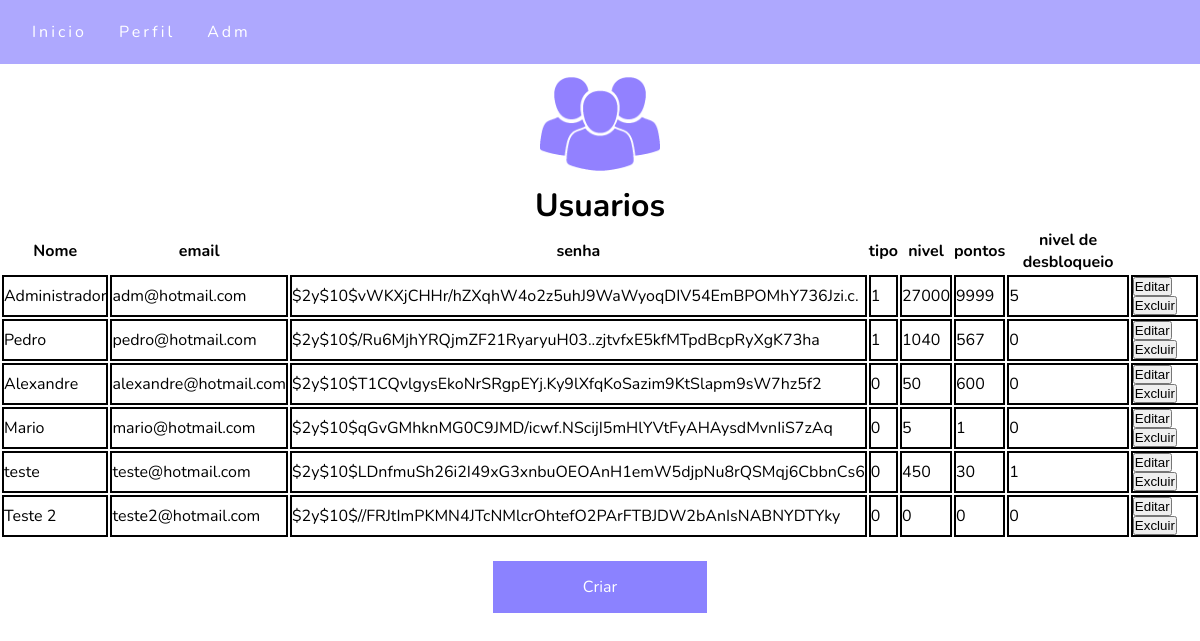
The page /pags_adm/usuarios.php (signed in) on the database its author committed.
### tables this page shows
CREATE TABLE `usuarios` (
  `id` int(11) NOT NULL,
  `nome` varchar(150) NOT NULL,
  `email` varchar(100) NOT NULL,
  `senha` varchar(255) NOT NULL COMMENT 'password_hash\r\npassword_verify',
  `tipo` tinyint(1) NOT NULL COMMENT 'norma/adm',
  `nivel` int(4) NOT NULL,
  `pontos` int(4) NOT NULL,
  `nivel_desbloqueio` int(4) NOT NULL,
  `recuperar_senha` varchar(255) DEFAULT NULL
);

### pags_adm/usuarios.php (the view, shortened to what this page needs)
<html>
    <head>
        <link rel="stylesheet" href="../css/style.css">
    </head>
    <body>
        <?php
        include("../Controller/header.php");
        ?>
        <div class="logo">
            <img src="../images/usuarios.png">
        </div>
        <div>
            <h1>Usuarios</h1>
            <?php
            include_once('../Controller/conexao.php');
            $sql = "SELECT * from usuarios ORDER BY id ASC";
            $res = $conexao ->query($sql);
            $qtd = $res -> num_rows;
            if($qtd > 0){
                print "<table class='table'>";
                print "<th>Nome</th>";
                print "<th>email</th>";
                print "<th>senha</th>";
                print "<th>tipo</th>";
                print "<th>nivel</th>";
                print "<th>pontos</th>";
                print "<th>nivel de desbloqueio</th>";
                while ($row = $res ->fetch_object()) {
                    print "<tr>";
                    print "<td>".$row->nome."</td>";
                    print "<td>".$row->email."</td>";
                    print "<td>".$row->senha."</td>";
                    print "<td>".$row->tipo."</td>";
                    print "<td>".$row->nivel."</td>";
                    print "<td>".$row->pontos."</td>";
                    print "<td>".$row->nivel_desbloqueio."</td>";
                    print "<td><button onclick=\"location.href='../pags_adm/criar_editar_usuarios.php?&id=".$row->id."';\">Editar</button><button id=\"submit\"  onclick=\"location.href='../pags_adm/drop_usuarios.php?&id=".$row->id."';\">Excluir</button></td>";
                    print "</tr>";
                }
                print "</table>";
            }
            ?>
        </div>
        <br>
        <div class="button">
            <p><a href="../pags_adm/criar_editar_usuarios.php?&id=0">Criar</a></p>
        </div>
    </body>
</html>

### css/style.css (style rules this page uses)
body { background: white; font-family: Nunito; text-align: center; }
img { max-width: 10%; max-height: 10%; }
.logo { font-size: 24px; text-transform: uppercase; letter-spacing: 4px; }
.button { background-color: #8b82ff; border: none; color: white; padding: 15px 32px; text-align: center; text-decoration: none; display: inline-block; font-size: 16px; cursor: pointer; margin: auto; display: block; width: 150px; margin-bottom: 10px; box-shadow: 10px; }
.table { justify-content: center; flex-direction: row; align-items: center; display: flex; border: 10px; border-color: aqua; }
td { text-align: left; border-style: solid; border-width: 2px; }

### css/navbar.css (style rules this page uses)
* { margin: 0; padding: 0; }
a { color: white; text-decoration: none; transition: 0.3s; }

### rows shown on the page
usuarios: nome "Administrador", email "adm@hotmail.com", senha "$2y$10$vWKXjCHHr/hZXqhW4o2z5uhJ9WaWyoqDIV54EmBPOMhY736Jzi.c.", tipo "1", nivel "27000", pontos "9999", nivel_desbloqueio "5"
usuarios: nome "Pedro", email "pedro@hotmail.com", senha "$2y$10$/Ru6MjhYRQjmZF21RyaryuH03..zjtvfxE5kfMTpdBcpRyXgK73ha", tipo "1", nivel "1040", pontos "567", nivel_desbloqueio "0"
usuarios: nome "Alexandre", email "alexandre@hotmail.com", senha "$2y$10$T1CQvlgysEkoNrSRgpEYj.Ky9lXfqKoSazim9KtSlapm9sW7hz5f2", tipo "0", nivel "50", pontos "600", nivel_desbloqueio "0"
usuarios: nome "Mario", email "mario@hotmail.com", senha "$2y$10$qGvGMhknMG0C9JMD/icwf.NScijI5mHlYVtFyAHAysdMvnIiS7zAq", tipo "0", nivel "5", pontos "1", nivel_desbloqueio "0"
usuarios: nome "teste", email "teste@hotmail.com", senha "$2y$10$LDnfmuSh26i2I49xG3xnbuOEOAnH1emW5djpNu8rQSMqj6CbbnCs6", tipo "0", nivel "450", pontos "30", nivel_desbloqueio "1"
usuarios: nome "Teste 2", email "teste2@hotmail.com", senha "$2y$10$//FRJtImPKMN4JTcNMlcrOhtefO2PArFTBJDW2bAnIsNABNYDTYky", tipo "0", nivel "0", pontos "0", nivel_desbloqueio "0"
